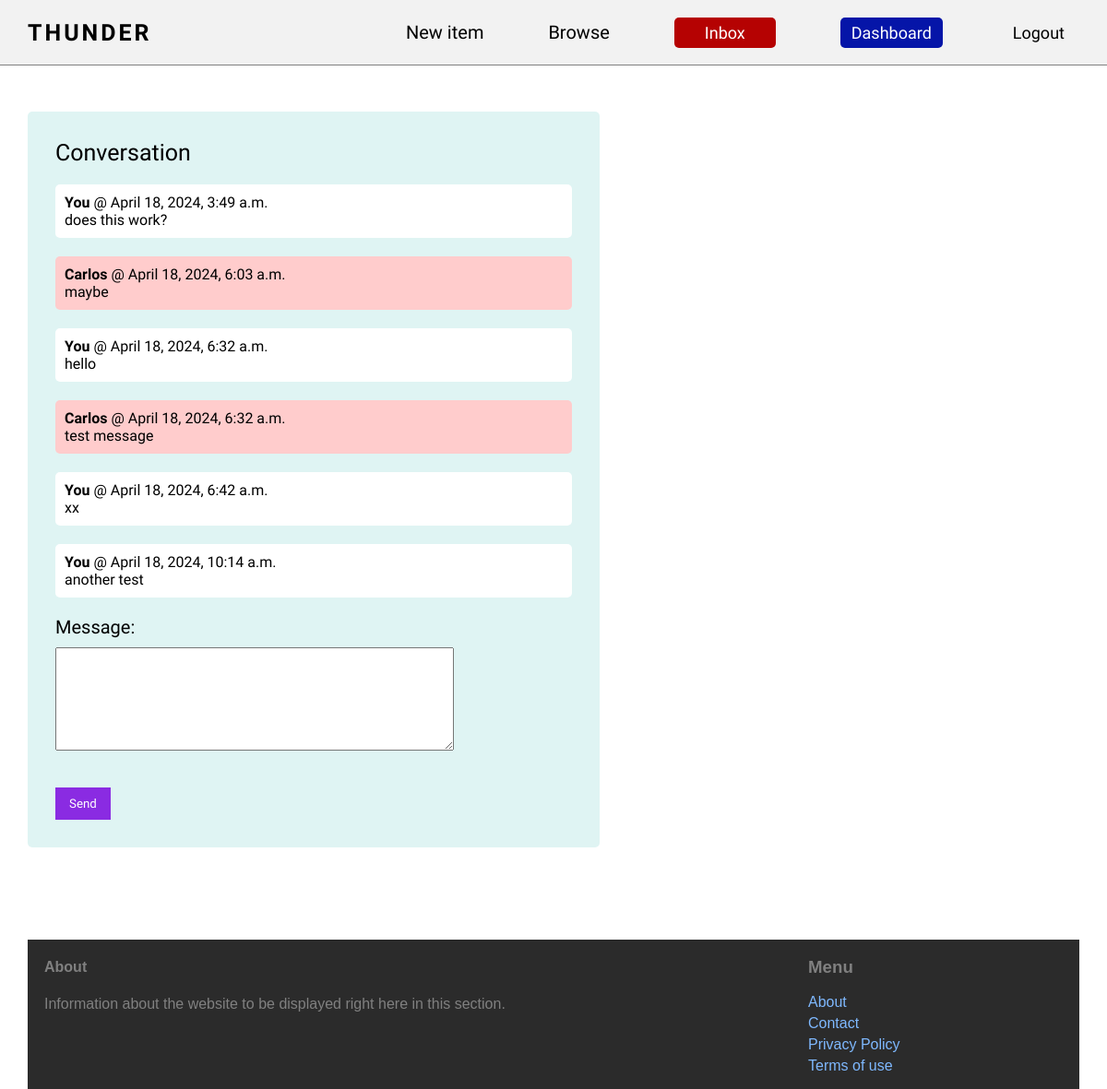
The page /inbox/1/ (signed in) on the database its author committed.
### conversation/models.py (models this page shows)
class ConversationMessage(models.Model):
    conversation = models.ForeignKey(Conversation, related_name='messages', on_delete=models.CASCADE)
    content = models.TextField()
    created_at = models.DateTimeField(auto_now_add=True)
    created_by = models.ForeignKey(User, related_name='created_messages', on_delete=models.CASCADE)

### conversation/views.py (the view)
# urls.py: path('<int:pk>/', views.detail, name='detail'),
@login_required
def detail(request, pk):
    conversation = Conversation.objects.filter(members__in=[request.user.id]).get(pk=pk)
    if request.method == "POST":
        form = ConversationMessageForm(request.POST)
        if form.is_valid():
            conversation_message = form.save(commit=False)
            conversation_message.conversation = conversation
            conversation_message.created_by = request.user
            conversation_message.save()
            conversation.save()
            return redirect('conversation:detail', pk=pk)
    else:
        form = ConversationMessageForm()
    return render(request, 'conversation/detail.html', {
        'conversation': conversation,
        'form': form
    })

### conversation/forms.py
class ConversationMessageForm(forms.ModelForm):
    class Meta:
        model = ConversationMessage
        fields = ('content',)
        widgets = {
            'content': forms.Textarea(attrs={
                'class': 'message-textarea'
            })
        }

### conversation/templates/conversation/detail.html (shortened to what this page needs)
{% extends 'core/layout.html' %}
{% block content %}
    <div class="conv-form-container">
        <p class="new-conv-title">
            Conversation
        </p>
    <div class="detail-body">
        <div class="all-messages">
            {% for message in conversation.messages.all %}
                    <div class="{% if message.created_by == request.user %}white-message{% else %}gray-message{% endif %}">
                        <div>
                            {% if message.created_by == request.user %}
                                <p><strong>You</strong> @ {{ message.created_at }}</p>
                                <p>{{ message.content }}</p>
                            {% else %}
                                <p><strong>{{ message.created_by.username }}</strong> @ {{ message.created_at }}</p>
                                <p>{{ message.content }}</p>
                            {% endif %}
                        </div>
                    </div>
            {% endfor %}
        </div>
        <form action="." method="POST">
            <div class="form-row newitem-form-row">
                <label style="
                font-size: 20px;
                font-weight: 500;
                margin-bottom: 10px;
                " for="Content:">Message:</label>
                {{ form.content }}
            </div>
            <button type="submit" id="conv-button" class="contact-seller-button">Send</button>
        </form>
    </div>
{% endblock %}

### core/static/core/styles.css (style rules this page uses)
body { margin: 0; }
p { margin: 0; }

### core/static/core/detail.css (style rules this page uses)
.contact-seller-button { display: inline-block; background-color: blueviolet; padding: 10px 15px; margin-top: 30px; font-family: "Tilt Neon", Arial, Helvetica, sans-serif; }

### core/static/core/signup_login.css (style rules this page uses)
.form-row { display: flex; flex-direction: column; margin-bottom: 10px; color: white; }

### core/static/core/newitem.css (style rules this page uses)
.newitem-form-row { color: black; }

### core/static/core/conversation.css (style rules this page uses)
.new-conv-title { font-size: 25px; font-weight: 500; margin-bottom: 20px; }
.conv-form-container { font-family: "Tilt Neon", Arial, Helvetica, sans-serif; margin: 50px 0px 100px 0px; background-color: rgba(32, 178, 171, 0.14); display: flex; flex-direction: column; width: max-content; padding: 30px; border-radius: 5px; width: 70vh; }
.message-textarea { height: 20vh; padding: 15px; }
#conv-button { border: none; color: white; cursor: pointer; }
.all-messages { display: grid; row-gap: 20px; margin-bottom: 20px; }
.white-message, .gray-message { border-radius: 5px; padding: 10px; }
.white-message { background-color: white; }
.gray-message { background-color: rgb(255, 204, 204); }
.message-textarea { height: 10vh; width: 50vh; }

### rows shown on the page
ConversationMessage: created_at "April 18, 2024, 3:49 a.m.", content "does this work?"
ConversationMessage: created_by.username "Carlos", created_at "April 18, 2024, 6:03 a.m.", content "maybe"
ConversationMessage: created_at "April 18, 2024, 6:32 a.m.", content "hello"
ConversationMessage: created_by.username "Carlos", created_at "April 18, 2024, 6:32 a.m.", content "test message"
ConversationMessage: created_at "April 18, 2024, 6:42 a.m.", content "xx"
ConversationMessage: created_at "April 18, 2024, 10:14 a.m.", content "another test"
